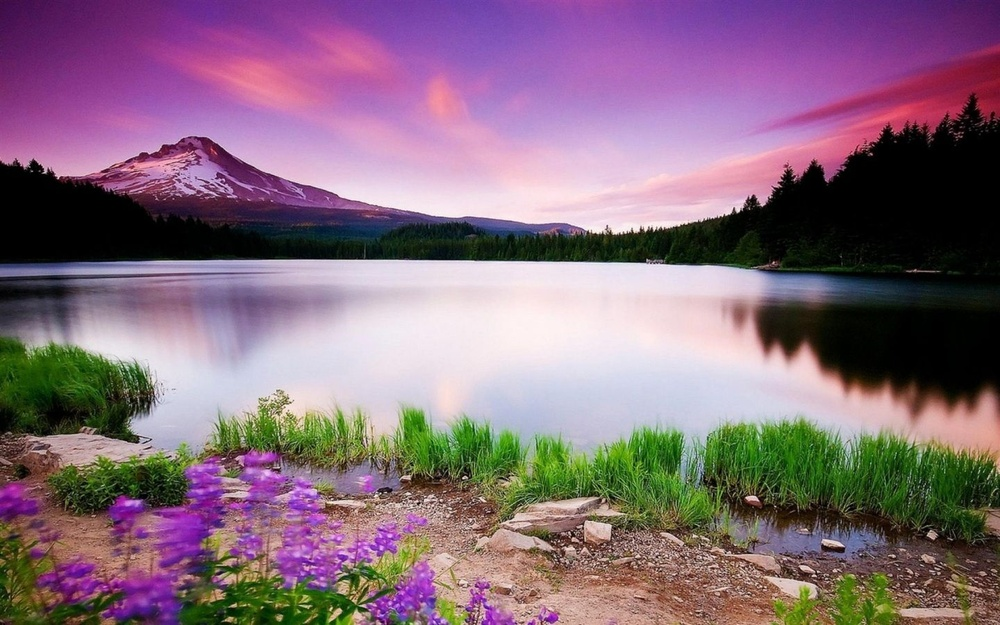
#> input picture Photos/lake.jpg, 1000 x 625 px, shrunk from 1440 x 900 before the run, found by its file name
$ python colour_channels.py
#> lines starting #> are read from the running program, lines starting #| are printed output that depends on the picture
import cv2 as cv
import numpy as np

img = cv.imread('Photos/lake.jpg')
#> img is the input picture: shape (625, 1000, 3); mean B, G, R 123.5, 107.2, 133.8
cv.imshow('Lake', img)

blank = np.zeros(img.shape[:2], dtype='uint8')

b,g,r = cv.split(img)
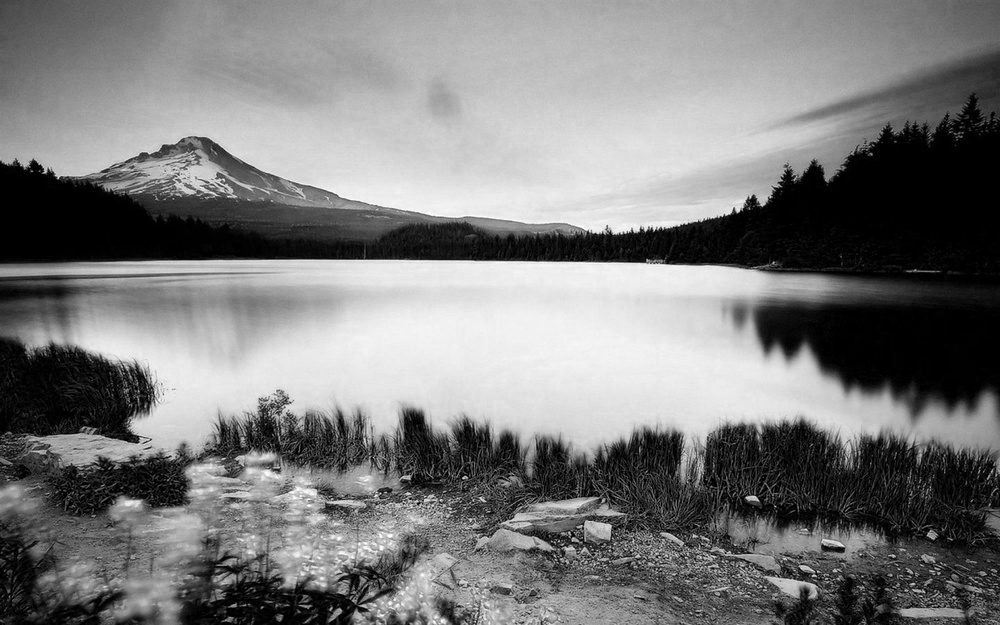
#> b: shape (625, 1000); min 0, max 255, mean 123.5
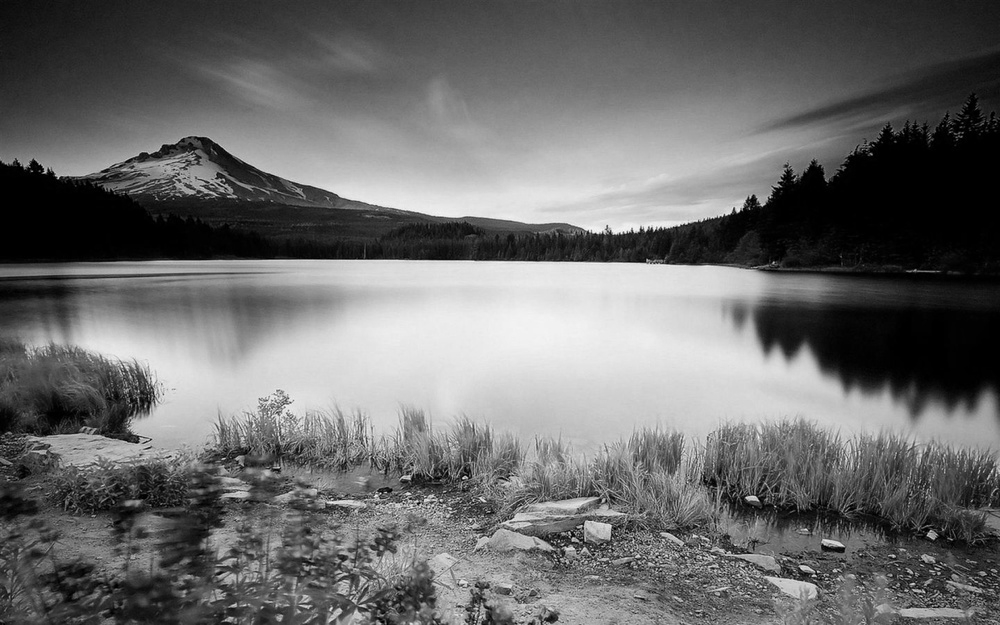
#> g: shape (625, 1000); min 0, max 252, mean 107.2
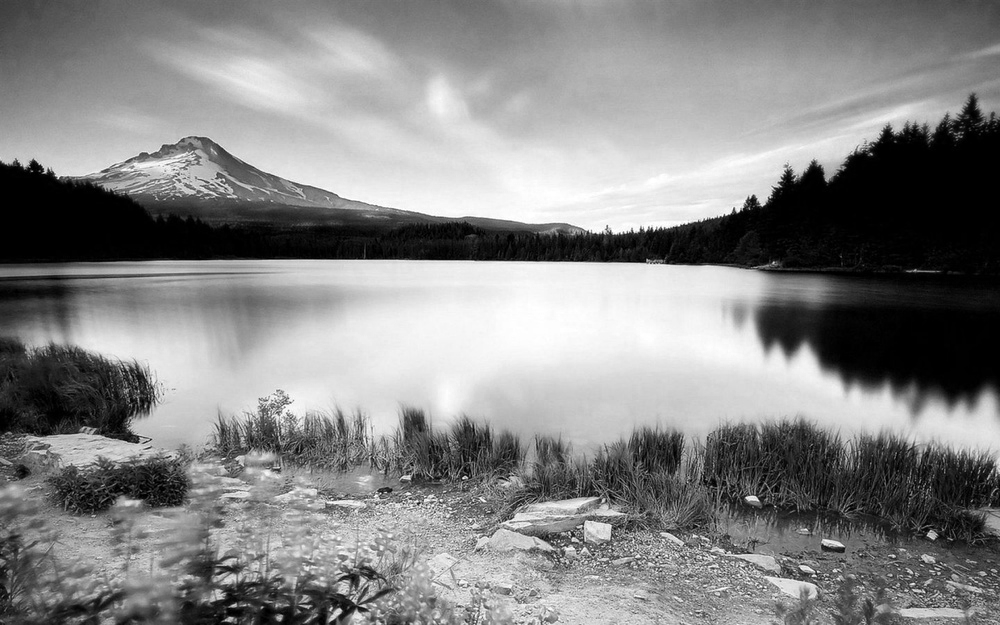
#> r: shape (625, 1000); min 0, max 255, mean 133.8

blue = cv.merge([b,blank,blank])
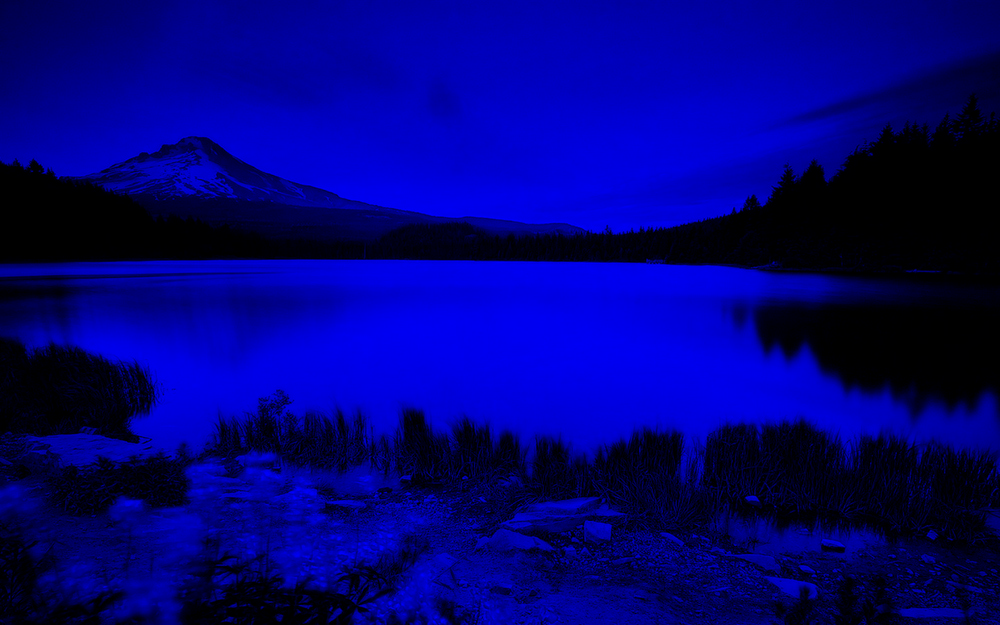
#> blue: shape (625, 1000, 3); mean of channels 0, 1, 2 123.5, 0, 0; drawn as B, G, R
green = cv.merge([blank,g,blank])
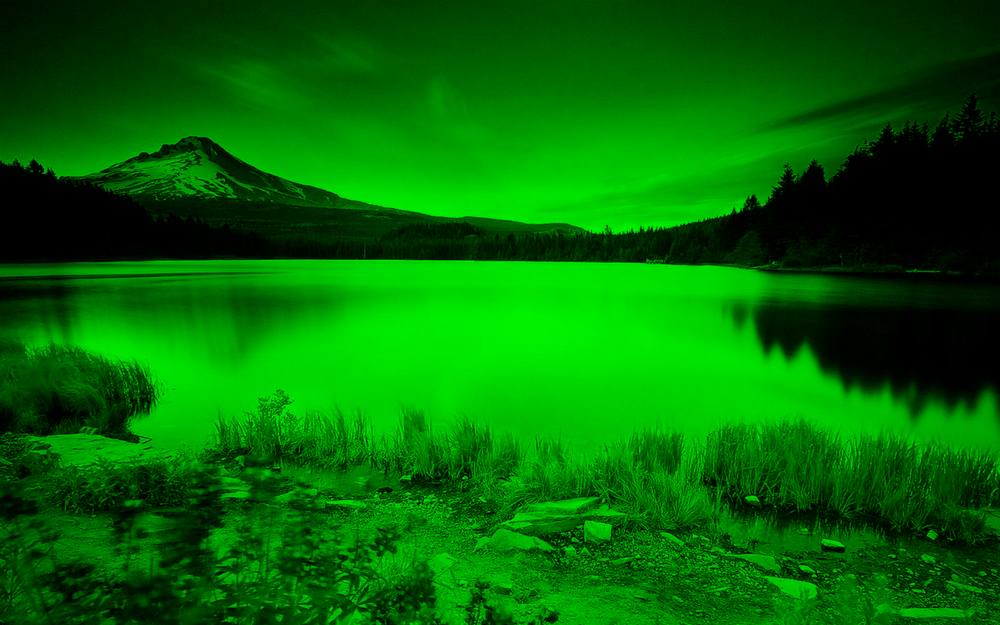
#> green: shape (625, 1000, 3); mean of channels 0, 1, 2 0, 107.2, 0; drawn as B, G, R
red = cv.merge([blank,blank,r])
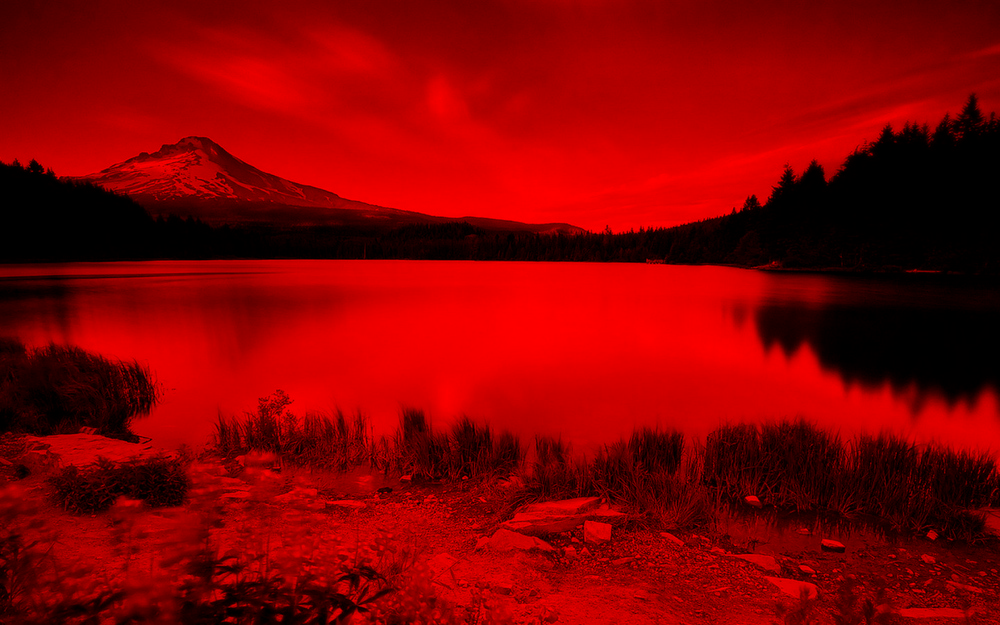
#> red: shape (625, 1000, 3); mean of channels 0, 1, 2 0, 0, 133.8; drawn as B, G, R

cv.imshow('Blue', blue)
cv.imshow('Green', green)
cv.imshow('Red', red)

print(img.shape[:2])
#| (625, 1000)
print(len(img.shape))
#| 3
print(b.shape)
#| (625, 1000)
print(g.shape)
#| (625, 1000)
print(r.shape)
#| (625, 1000)

merged = cv.merge([b,g,b])
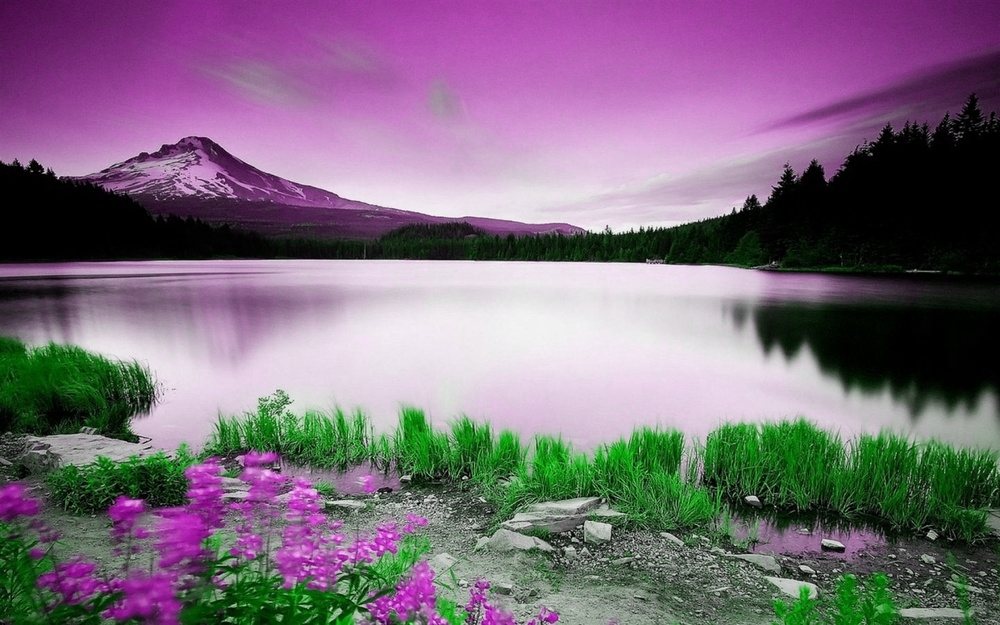
#> merged: shape (625, 1000, 3); mean of channels 0, 1, 2 123.5, 107.2, 123.5; drawn as B, G, R
cv.imshow('Merged Image', merged)


cv.waitKey(0)
cv.destroyAllWindows()
